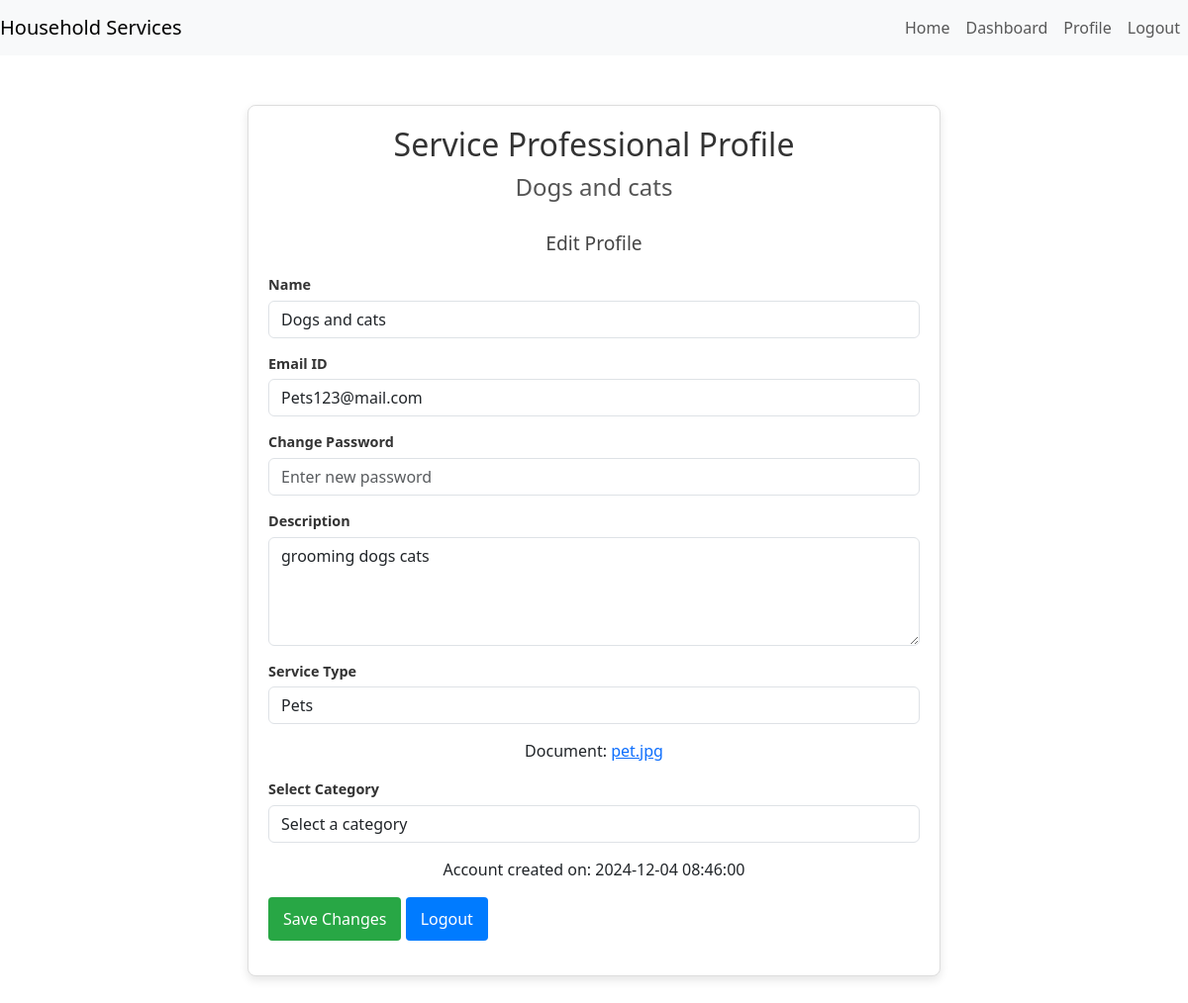
The app's page /sp/profile (signed in) with its own data.
### models.py (models this page shows, shortened)
class Professional(db.Model):
    id = db.Column(db.Integer, primary_key=True)
    name = db.Column(db.String(84), nullable=False)
    Email_id = db.Column(db.String(32), unique=True, nullable=False)
    passhash = db.Column(db.String(128), nullable=False)
    description = db.Column(db.String(128), nullable=True)
    service_type = db.Column(db.String(128))
    address = db.Column(db.String(32))
    Pin_Code = db.Column(db.String(8))
    experience = db.Column(db.String(8))
    category_id = db.Column(db.Integer, db.ForeignKey('category.id'), nullable=False)
    status = db.Column(db.String(16), nullable=False, default='pending')
    role = db.Column(db.String(16), nullable=False, default='service_professional')
    category = db.relationship('Category', backref='professionals', lazy=True)
    date_created = db.Column(db.DateTime, nullable=False, default=datetime.utcnow)
    document = db.Column(db.String(256), nullable=True)  # New column to store document path
    def get_date_created(self):
        return self.date_created.strftime('%Y-%m-%d %H:%M:%S')

### routes.py (the view)
@app.route('/sp/profile')
@auth_required
def sp_profile():
    user_id = session.get('user_id')
    user = Professional.query.get(user_id)  # Fetch the professional user
    if not user:
        flash('Service Professional not found', 'danger')
        return redirect(url_for('home'))  # Redirect to home if the professional is not found
    return render_template('sp_profile.html', user=user)

### routes.py (called while the page is built)
def auth_required(fnc):
    @wraps(fnc)  # Preserve the original function's metadata
    def inner(*args, **kwargs):
        if 'user_id' in session:
            return fnc(*args, **kwargs)
        if request.endpoint == 'Login' or request.endpoint == 'Register':
            return fnc(*args, **kwargs)
        flash('Please login to continue', 'warning')
        return redirect(url_for('Login'))
    return inner

### templates/sp_profile.html (shortened to what this page needs)
{% extends 'layout.html' %}
{% block content %}
<div class="profile-container">
    <h1>Service Professional Profile</h1>
    <h2>{{ user.name }}</h2>
    <div class="edit-profile">
        <h3>Edit Profile</h3>
        <form method="post">
            <div class="form-group">
                <label for="name">Name</label>
                <input type="text" name="name" id="name" required value="{{ user.name }}" class="form-control">
            </div>
            <div class="form-group">
                <label for="email">Email ID</label>
                <input type="email" name="email" id="email" required value="{{ user.Email_id }}" class="form-control">
            </div>
            <div class="form-group">
                <label for="password">Change Password</label>
                <input type="password" name="password" id="password" placeholder="Enter new password" class="form-control">
            </div>
            <div class="form-group">
                <label for="description">Description</label>
                <textarea name="description" id="description" rows="4" placeholder="Describe your expertise" class="form-control">{{ user.description }}</textarea>
            </div>
            <div class="form-group">
                <label for="service_type">Service Type</label>
                <input type="text" name="service_type" id="service_type" required value="{{ user.service_type }}" class="form-control">
            </div>
            {% if user.document %}
    <p>Document: <a href="{{ url_for('static', filename='uploads/' + user.document) }}" target="_blank">{{ user.document }}</a></p>
{% else %}
    <p>No document uploaded.</p>
{% endif %}
            <div class="form-group">
                <label for="category">Select Category</label>
                <select name="category" id="category" class="form-control">
                    <option value="" disabled selected>Select a category</option>
                </select>
            </div>
            <p>Account created on: {{ user.get_date_created() }}</p>
            <div class="form-group actions">
                <button type="submit" class="btn btn-success">Save Changes</button>
                <a href="{{ url_for('Logout') }}" class="btn btn-primary">Logout</a>
            </div>
        </form>
    </div>
</div>
{% endblock %}

### templates/sp_profile.html (style rules this page uses)
.profile-container { max-width: 700px; margin: 50px auto; padding: 20px; border: 1px solid #ddd; border-radius: 8px; box-shadow: 0 4px 10px rgba(0, 0, 0, 0.1); background-color: #ffffff; text-align: center; }
h1 { font-size: 2rem; color: #333; margin-bottom: 10px; }
h2 { font-size: 1.5rem; color: #555; margin-bottom: 30px; }
h3 { font-size: 1.2rem; color: #444; margin-bottom: 20px; }
.form-group { margin-bottom: 15px; text-align: left; }
label { font-weight: bold; margin-bottom: 5px; display: block; font-size: 0.9rem; color: #333; }
input, textarea, select { padding: 10px; font-size: 1rem; border: 1px solid #ccc; border-radius: 4px; width: 100%; box-sizing: border-box; resize: vertical; }
textarea { min-height: 100px; }
.btn { padding: 10px 15px; font-size: 1rem; border-radius: 4px; cursor: pointer; transition: background-color 0.3s ease; }
.btn-success { background-color: #28a745; color: white; border: none; }
.btn-primary { background-color: #007bff; color: white; border: none; }

### records on screen
Professional: name "Dogs and cats", email "Pets123@mail.com", description "grooming dogs cats", service_type "Pets", document "pet.jpg", get_date_created "2024-12-04 08:46:00"
